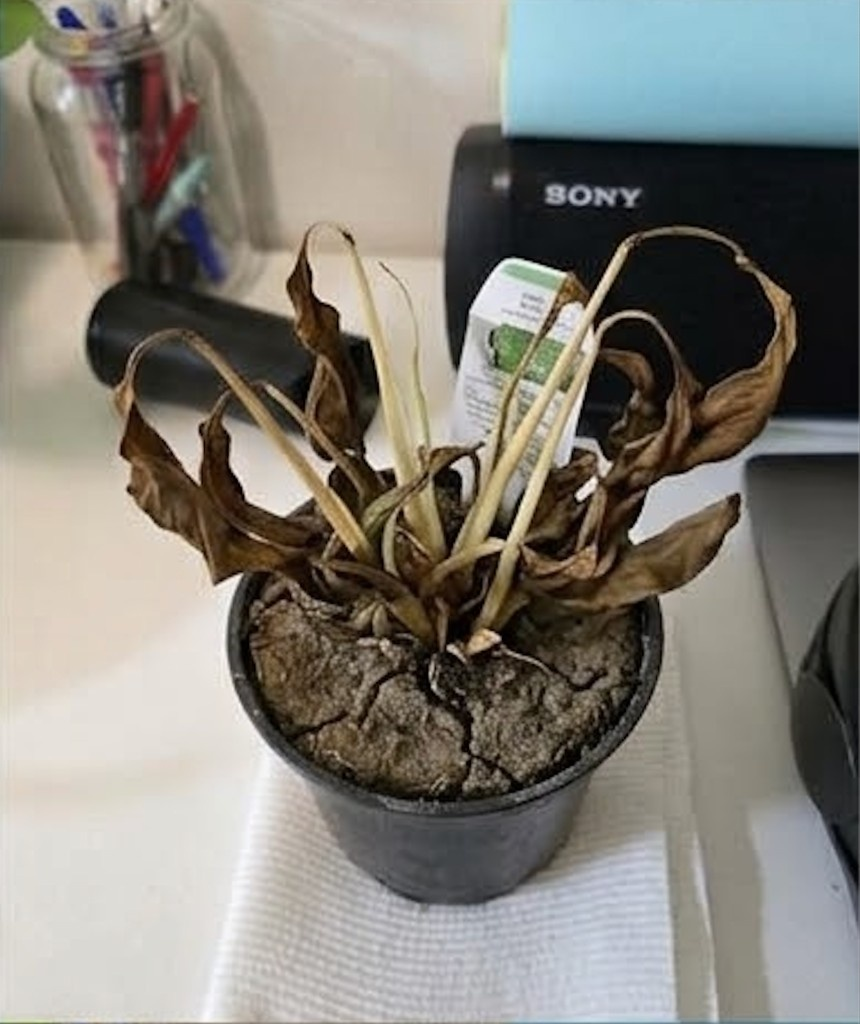
#> input picture evaluation/datasets/end_to_end/images/drought_desiccated.jpg, 860 x 1024 px
$ python preprocess.py --image ../../../evaluation/datasets/end_to_end/images/drought_desiccated.jpg
#> lines starting #> are read from the running program, lines starting #| are printed output that depends on the picture; after the words box and inside, x2 and y2 are one past the last pixel; in counts of white or black regions, pixels touching at a corner belong together
from __future__ import annotations

import argparse
import json
from dataclasses import asdict, dataclass
from pathlib import Path
from typing import Any

import cv2


class PreprocessError(RuntimeError):
    """Error raised when an image cannot be preprocessed."""


@dataclass(frozen=True)
class PreprocessConfig:
    """Settings for the Phase 2 whole-plant preprocessing step."""

    output_dir: Path = Path("images/processed")
    crop_type: str = "whole_plant"
    crop_method: str = "green_mask_bbox"
    margin_ratio: float = 0.22
    bottom_margin_ratio: float = 0.35
    max_side: int = 1280
    min_mask_area_ratio: float = 0.01


@dataclass(frozen=True)
class CropBox:
    """Rectangle used to crop the raw image."""

    x: int
    y: int
    width: int
    height: int


@dataclass(frozen=True)
class PreprocessMetadata:
    """Metadata written for one processed whole-plant image."""

    source_image_path: str
    processed_image_path: str
    crop_type: str
    crop_method: str
    bbox: CropBox
    margin_ratio: float
    bottom_margin_ratio: float
    source_width: int
    source_height: int
    output_width: int
    output_height: int


def load_image(image_path: Path) -> Any:
    """Load a raw image from disk and fail clearly if it cannot be read."""

    if not image_path.exists():
        raise PreprocessError(f"Image does not exist: {image_path}")

    image = cv2.imread(str(image_path))
    if image is None:
        raise PreprocessError(f"Could not load image: {image_path}")

    return image


def build_green_mask(image: Any) -> Any:
    """Create a rough mask for green plant tissue using HSV color thresholds."""

    hsv_image = cv2.cvtColor(image, cv2.COLOR_BGR2HSV)
    lower_green = (35, 25, 20)
    upper_green = (95, 255, 255)
    mask = cv2.inRange(hsv_image, lower_green, upper_green)

    kernel = cv2.getStructuringElement(cv2.MORPH_ELLIPSE, (9, 9))
    mask = cv2.morphologyEx(mask, cv2.MORPH_OPEN, kernel)
    mask = cv2.morphologyEx(mask, cv2.MORPH_CLOSE, kernel)
    return mask


def find_mask_bbox(mask: Any, config: PreprocessConfig) -> CropBox:
    """Find a bounding box around the detected plant mask."""

    image_height, image_width = mask.shape[:2]
    nonzero_pixels = cv2.findNonZero(mask)
    if nonzero_pixels is None:
        raise PreprocessError("Could not find green plant pixels in the image.")

    mask_area_ratio = len(nonzero_pixels) / float(image_width * image_height)
    if mask_area_ratio < config.min_mask_area_ratio:
        raise PreprocessError(
            f"Detected plant mask is too small: {mask_area_ratio:.4f}. "
            "Check lighting, framing, or mask thresholds."
        )

    x, y, width, height = cv2.boundingRect(nonzero_pixels)
    return CropBox(x=int(x), y=int(y), width=int(width), height=int(height))


def add_crop_margin(bbox: CropBox, image_width: int, image_height: int, config: PreprocessConfig) -> CropBox:
    """Expand the crop so leaves, pot rim, and nearby context are not cut off."""

    horizontal_margin = int(bbox.width * config.margin_ratio)
    top_margin = int(bbox.height * config.margin_ratio)
    bottom_margin = int(bbox.height * config.bottom_margin_ratio)

    x1 = max(0, bbox.x - horizontal_margin)
    y1 = max(0, bbox.y - top_margin)
    x2 = min(image_width, bbox.x + bbox.width + horizontal_margin)
    y2 = min(image_height, bbox.y + bbox.height + bottom_margin)

    return CropBox(x=x1, y=y1, width=x2 - x1, height=y2 - y1)


def crop_image(image: Any, bbox: CropBox) -> Any:
    """Crop the original image using the calculated crop box."""

    return image[bbox.y : bbox.y + bbox.height, bbox.x : bbox.x + bbox.width]


def resize_max_side(image: Any, max_side: int) -> Any:
    """Resize an image so its longest side is at most max_side."""

    height, width = image.shape[:2]
    longest_side = max(width, height)
    if longest_side <= max_side:
        return image

    scale = max_side / float(longest_side)
    output_size = (int(width * scale), int(height * scale))
    return cv2.resize(image, output_size, interpolation=cv2.INTER_AREA)


def output_paths(source_image_path: Path, config: PreprocessConfig) -> tuple[Path, Path]:
    """Build output paths for the processed image and metadata."""

    config.output_dir.mkdir(parents=True, exist_ok=True)
    stem = source_image_path.stem
    image_path = config.output_dir / f"{stem}_{config.crop_type}.jpg"
    metadata_path = config.output_dir / f"{stem}_{config.crop_type}.json"
    return image_path, metadata_path


def preprocess_image(source_image_path: Path, config: PreprocessConfig) -> PreprocessMetadata:
    """Create a whole-plant crop from a raw image and save the result."""

    source_image = load_image(source_image_path)
#> in load_image, image is the input picture: shape (1024, 860, 3); mean B, G, R 120.6, 128.4, 131.6
    source_height, source_width = source_image.shape[:2]

    mask = build_green_mask(source_image)
    mask_bbox = find_mask_bbox(mask, config)
    crop_bbox = add_crop_margin(mask_bbox, source_width, source_height, config)
    cropped_image = crop_image(source_image, crop_bbox)
    processed_image = resize_max_side(cropped_image, config.max_side)

    processed_image_path, metadata_path = output_paths(source_image_path, config)
    if not cv2.imwrite(str(processed_image_path), processed_image):
        raise PreprocessError(f"Could not save processed image to {processed_image_path}.")

    output_height, output_width = processed_image.shape[:2]
    metadata = PreprocessMetadata(
        source_image_path=str(source_image_path),
        processed_image_path=str(processed_image_path),
        crop_type=config.crop_type,
        crop_method=config.crop_method,
        bbox=crop_bbox,
        margin_ratio=config.margin_ratio,
        bottom_margin_ratio=config.bottom_margin_ratio,
        source_width=int(source_width),
        source_height=int(source_height),
        output_width=int(output_width),
        output_height=int(output_height),
    )
    metadata_path.write_text(json.dumps(asdict(metadata), indent=2) + "\n", encoding="utf-8")
    return metadata


def parse_args() -> argparse.Namespace:
    """Read command-line arguments for the preprocessing command."""

    parser = argparse.ArgumentParser(description="Preprocess one raw plant image.")
    parser.add_argument("--image", type=Path, required=True)
    parser.add_argument("--output-dir", type=Path, default=Path("images/processed"))
    parser.add_argument("--margin-ratio", type=float, default=0.22)
    parser.add_argument("--bottom-margin-ratio", type=float, default=0.35)
    parser.add_argument("--max-side", type=int, default=1280)
    parser.add_argument("--min-mask-area-ratio", type=float, default=0.01)
    return parser.parse_args()


def main() -> int:
    """Entry point for `python -m capture.vision.preprocess`."""

    args = parse_args()
    config = PreprocessConfig(
        output_dir=args.output_dir,
        margin_ratio=args.margin_ratio,
        bottom_margin_ratio=args.bottom_margin_ratio,
        max_side=args.max_side,
        min_mask_area_ratio=args.min_mask_area_ratio,
    )

    try:
        metadata = preprocess_image(args.image, config)
#> in build_green_mask, `mask = cv2.inRange(hsv_image, lower_green, upper_green)`:
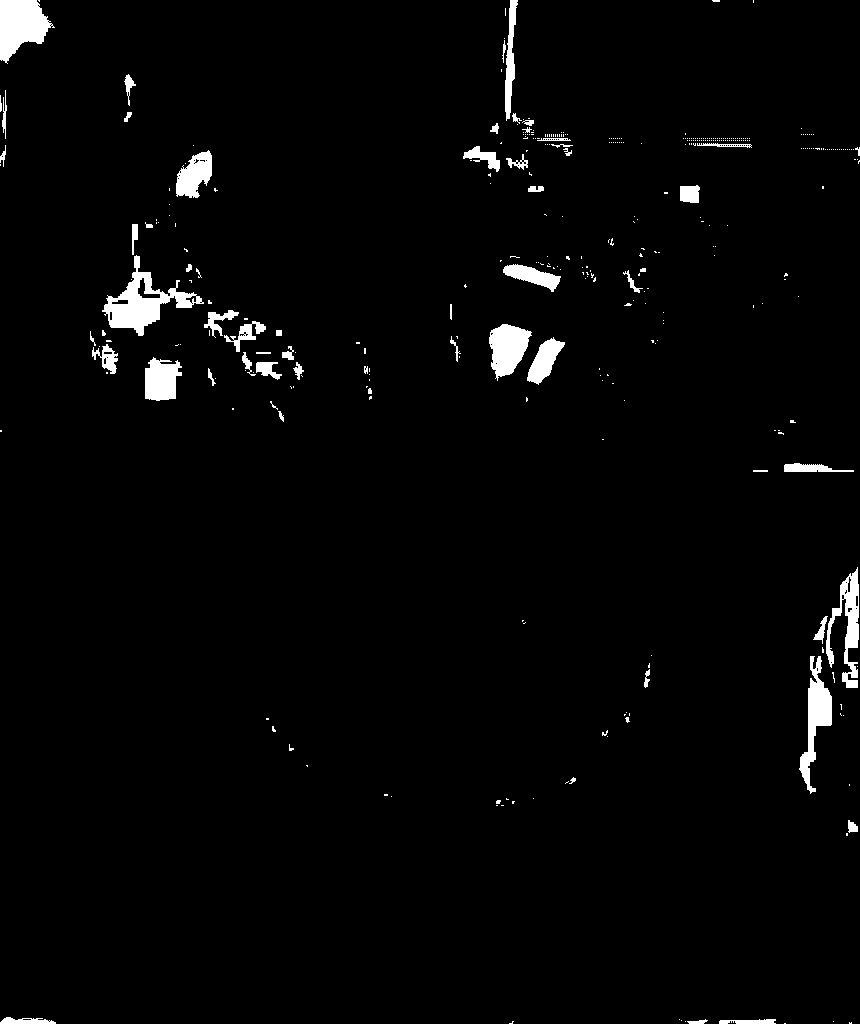
#> mask: shape (1024, 860); 2.4% white; 380 white regions (320 under 20 px), largest, box (x1, y1, x2, y2) and area: (102, 255, 204, 336) 2618, (0, 0, 55, 64) 2198, (799, 656, 832, 794) 1716
#> in build_green_mask, `mask = cv2.morphologyEx(mask, cv2.MORPH_OPEN, kernel)`:
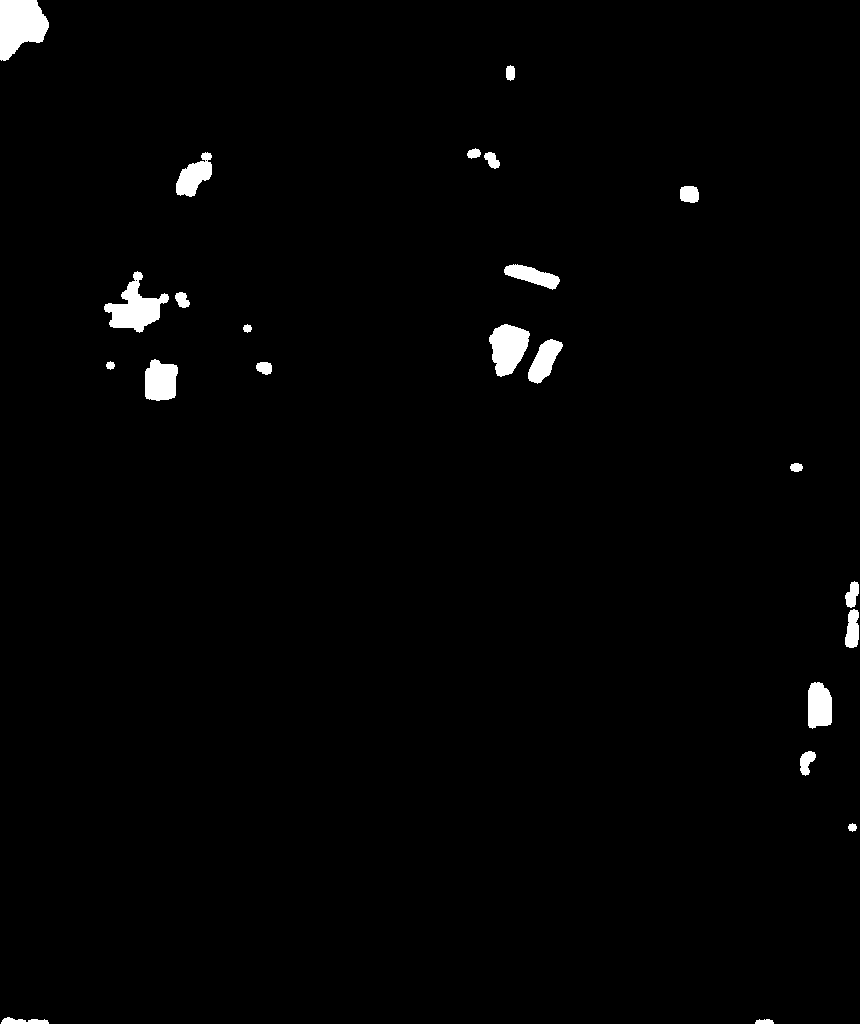
#> mask: shape (1024, 860); 1.4% white; 23 white regions, largest, box (x1, y1, x2, y2) and area: (0, 0, 49, 61) 2147, (104, 271, 169, 333) 1769, (489, 324, 530, 377) 1473
#> in find_mask_bbox, `nonzero_pixels = cv2.findNonZero(mask)`: nonzero_pixels = contour of 12789 points, box (x1, y1, x2, y2) (0, 0, 860, 1024), area 163582
#> in find_mask_bbox, `mask_area_ratio = len(nonzero_pixels) / float(image_width * image_heig..`: mask_area_ratio = 0.0145
#> in find_mask_bbox, `x, y, width, height = cv2.boundingRect(nonzero_pixels)`: x = 0; width = 860; height = 1024
    except PreprocessError as error:
        print(f"Preprocess error: {error}")
        return 1

    print(f"Processed image: {metadata.processed_image_path}")
#| Processed image: images/processed/drought_desiccated_whole_plant.jpg
    print(json.dumps(asdict(metadata), indent=2))
#> (printed output is left out)
    return 0


if __name__ == "__main__":
    raise SystemExit(main())
#> (the program exits here)

$ run again, on evaluation/datasets/end_to_end/images/healthy_day2.jpg
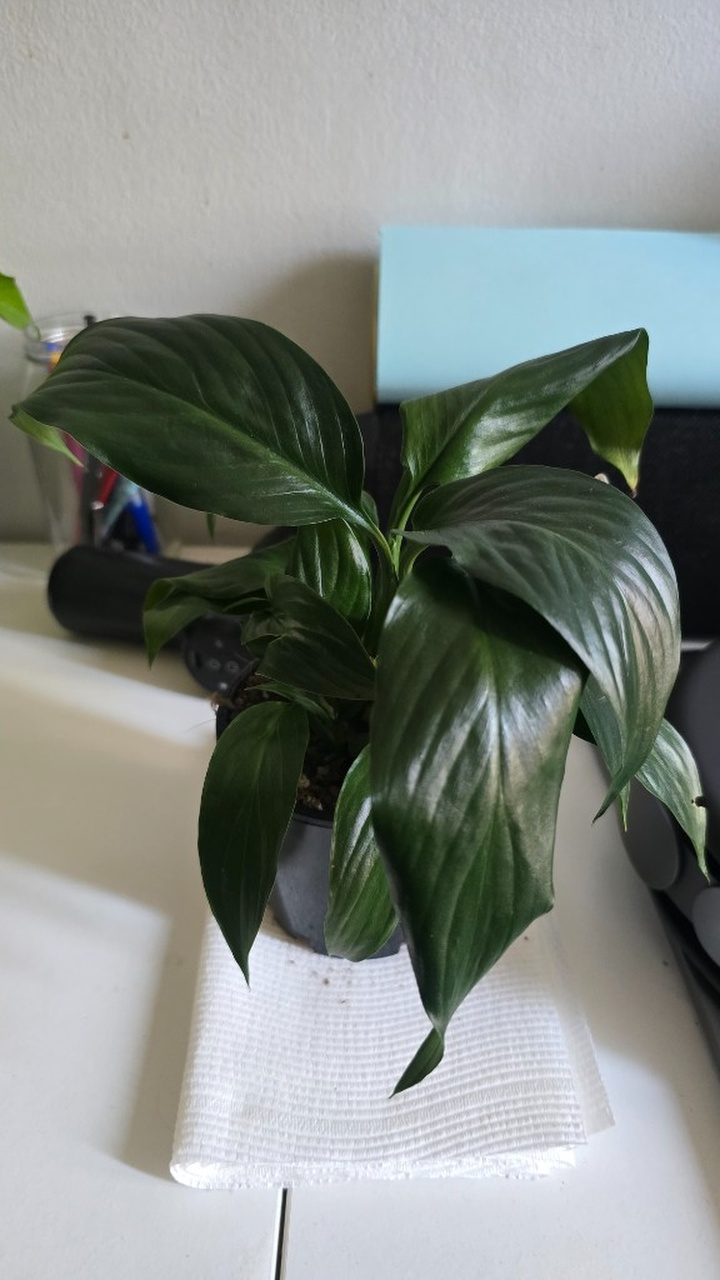
#> input picture evaluation/datasets/end_to_end/images/healthy_day2.jpg, 720 x 1280 px
#> in load_image, image is the input picture: shape (1280, 720, 3); mean B, G, R 132.7, 137.7, 131.8
#> hsv_image: shape (1280, 720, 3); mean H, S, V 66.4, 44.1, 141.9
#> in build_green_mask, `mask = cv2.morphologyEx(mask, cv2.MORPH_CLOSE, kernel)`:
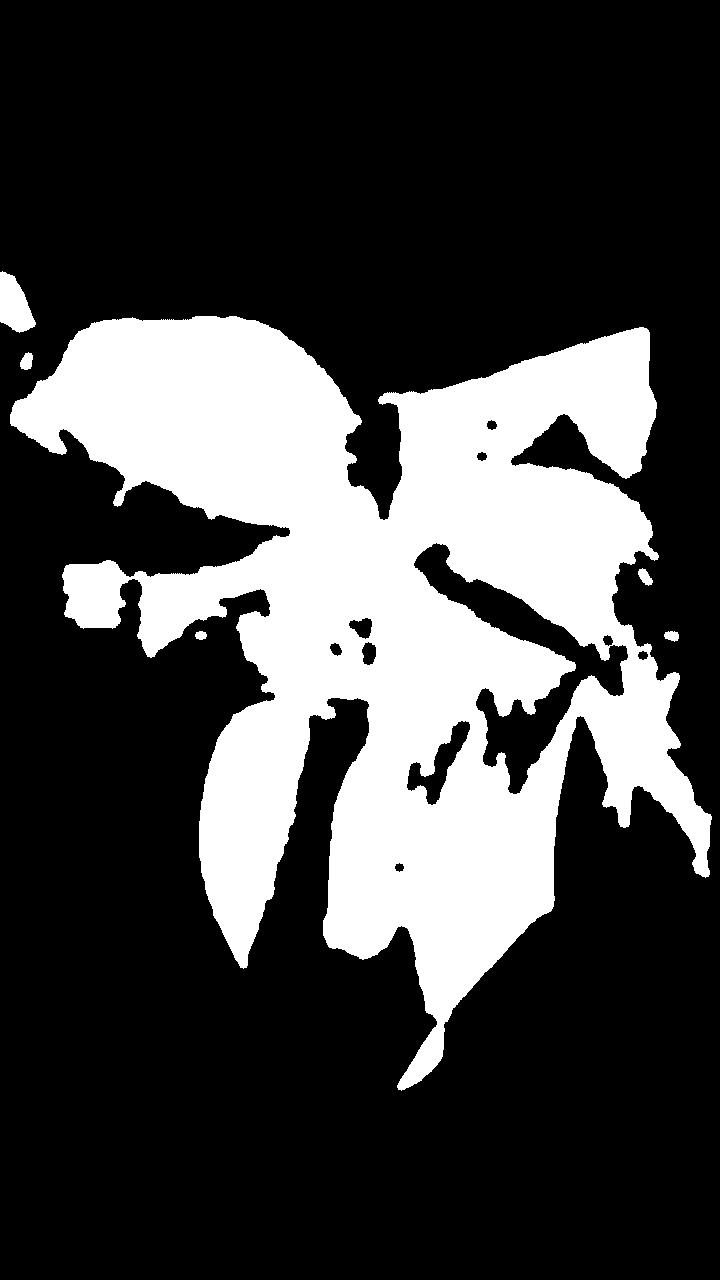
#> mask: shape (1280, 720); 26.3% white; 6 white regions, box (x1, y1, x2, y2) and area: (10, 316, 712, 1091) 240418, (0, 271, 36, 333) 1441, (20, 352, 33, 370) 171, (638, 568, 653, 586) 156, (664, 631, 679, 642) 122, (195, 631, 207, 640) 84
#> nonzero_pixels = contour of 242392 points, box (x1, y1, x2, y2) (0, 271, 712, 1091), area 145740
#> mask_area_ratio = 0.263
#> in find_mask_bbox, `x, y, width, height = cv2.boundingRect(nonzero_pixels)`: x = 0; y = 271; width = 712; height = 820
#> in crop_image, `return image[bbox.y : bbox.y + bbox.height, bbox.x : bbox.x + bbox.wid..`:
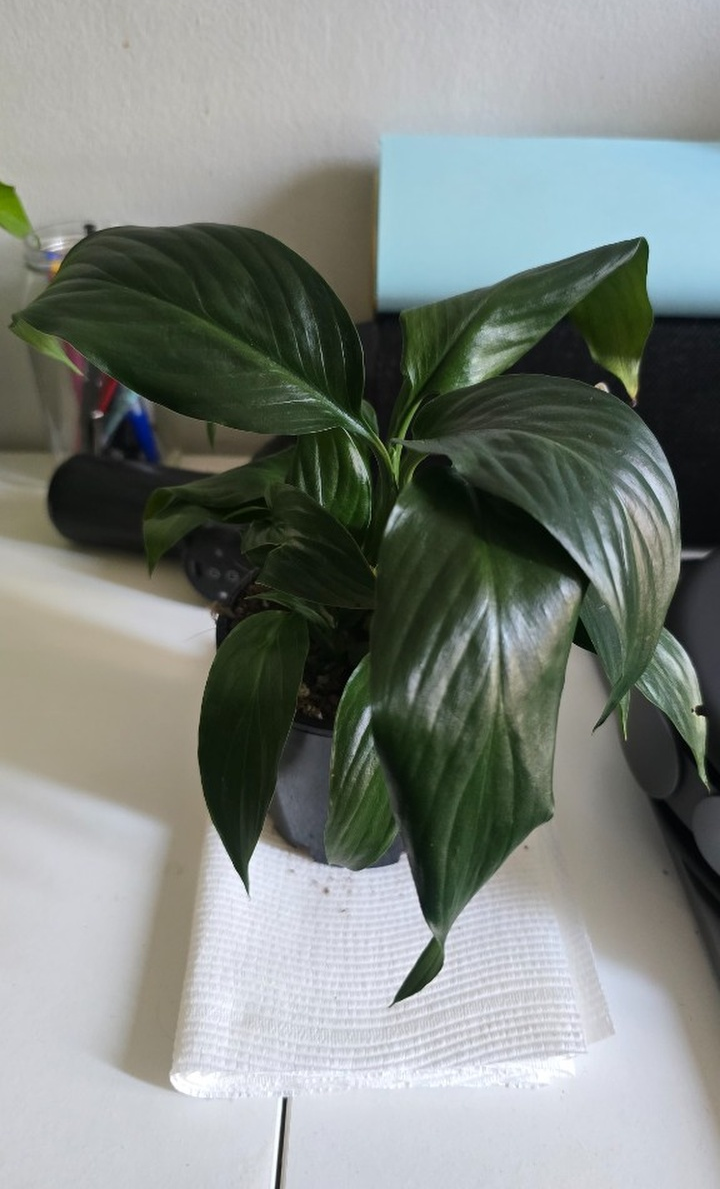
#> returned value: shape (1189, 720, 3); mean of channels 0, 1, 2 128.7, 134.2, 127.9; drawn as B, G, R
#| Processed image: images/processed/healthy_day2_whole_plant.jpg
#> (printed output is left out)
